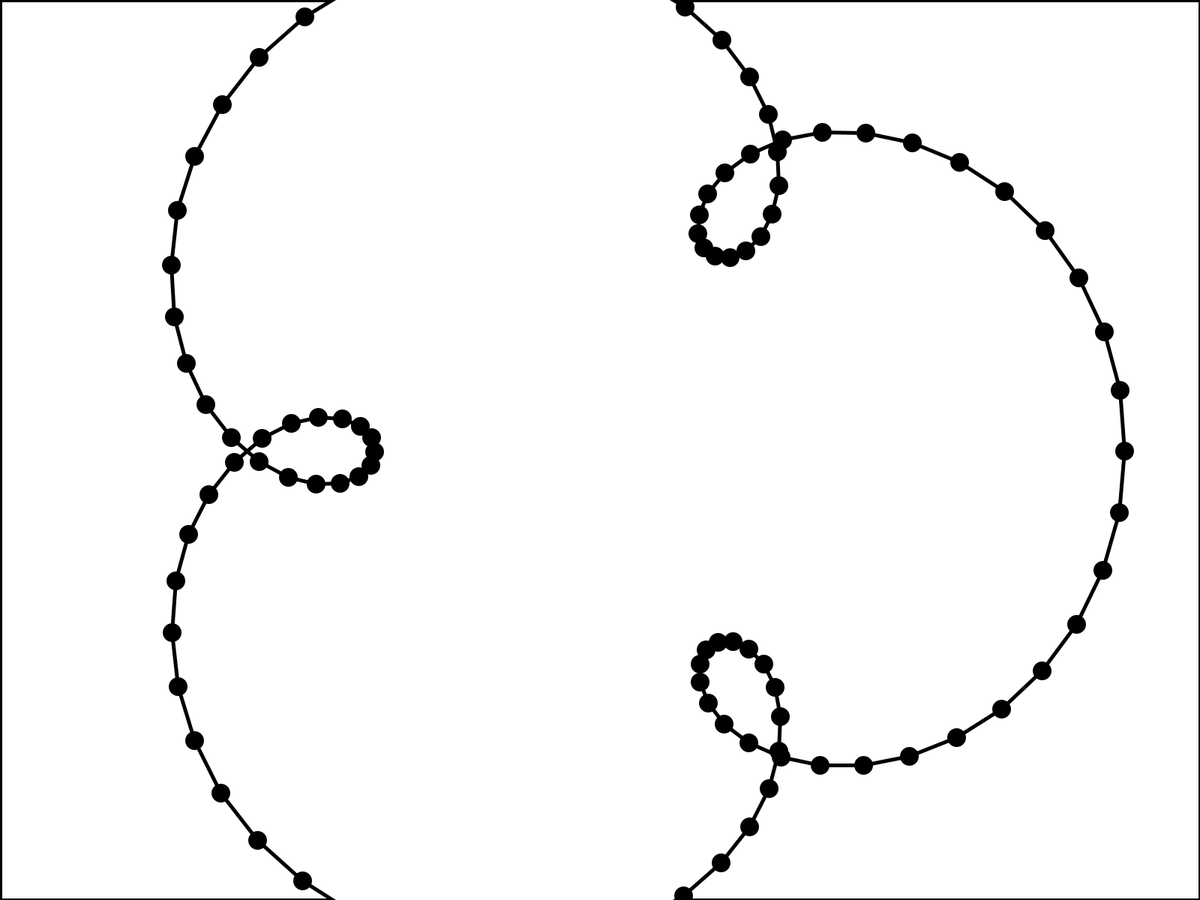
Frame 1 (no input)
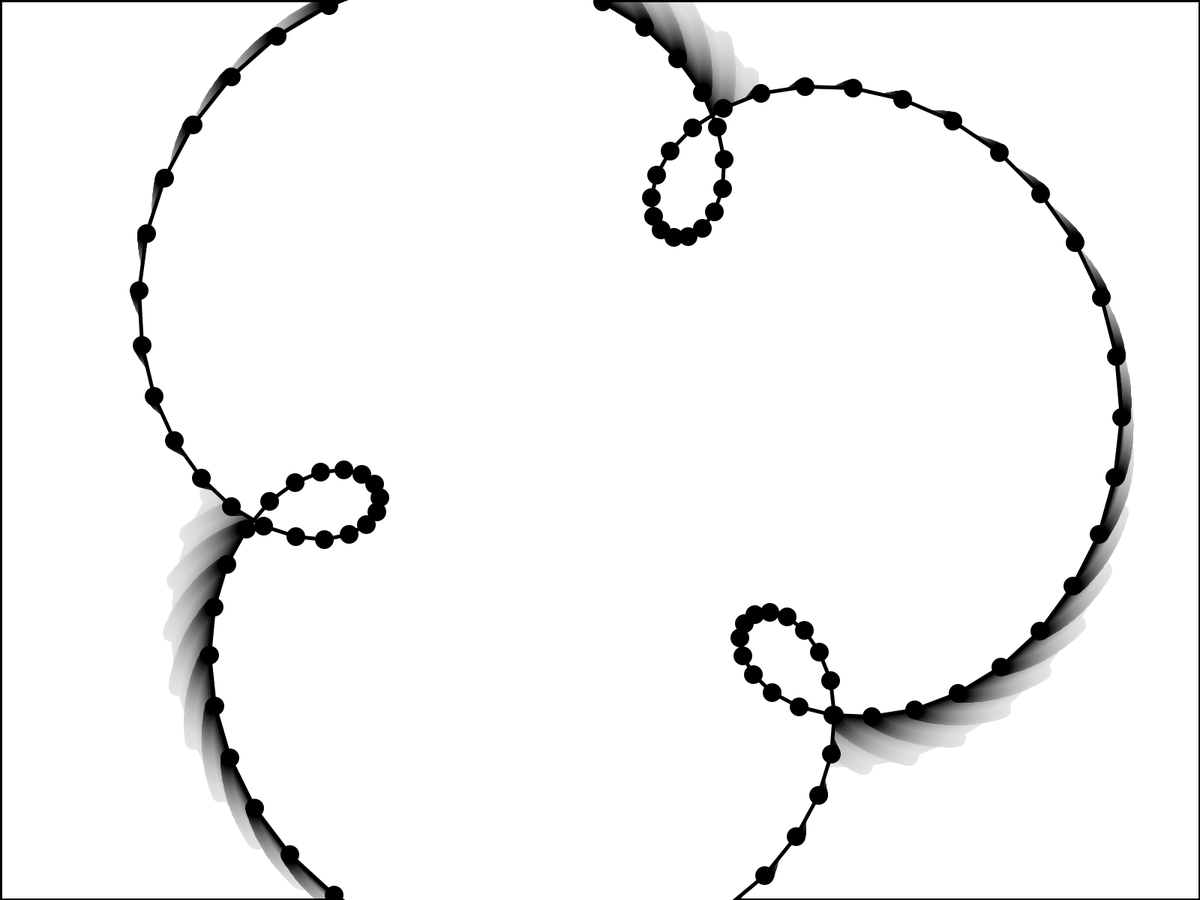
Frame 60 (the mouse pressed at the canvas centre just before this capture)
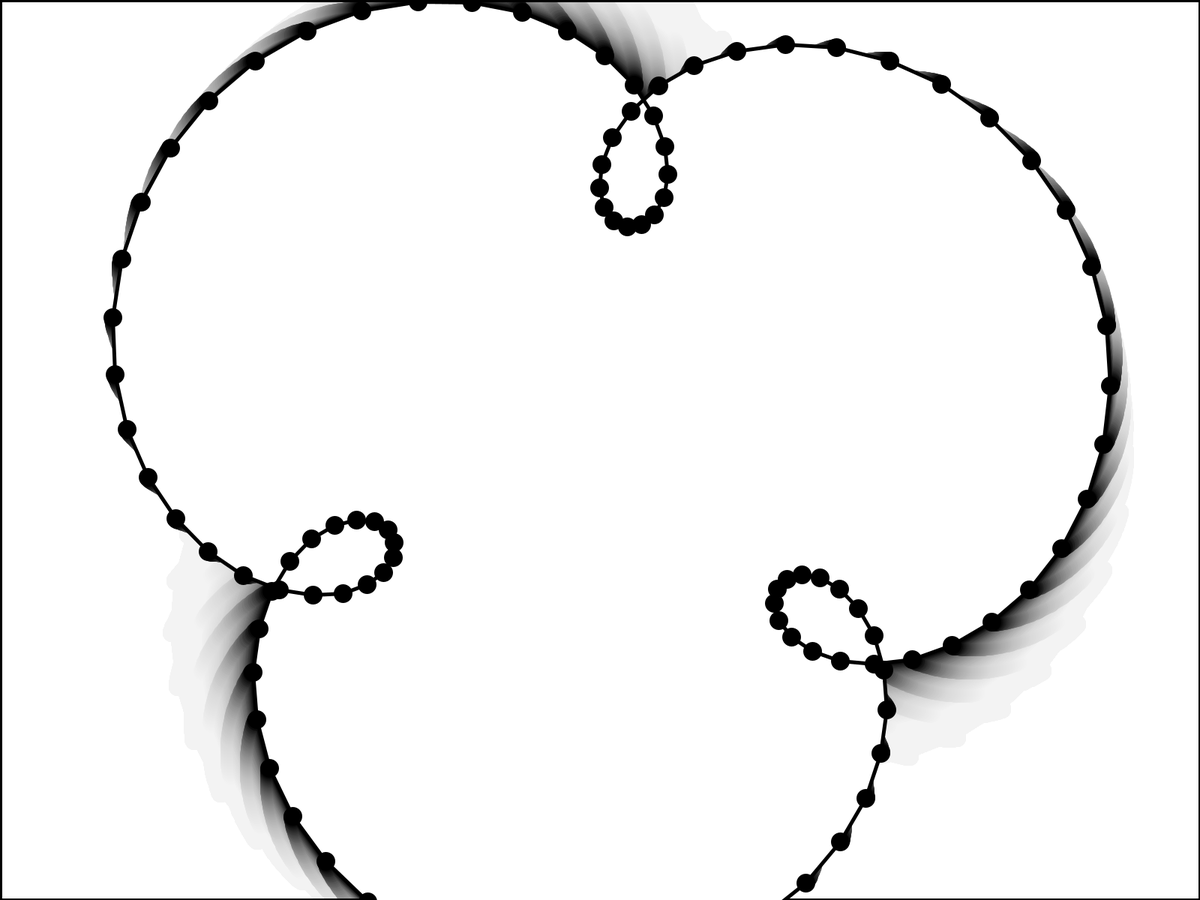
Frame 120 (the mouse held since frame 60 and released just before this capture)

The Processing sketch that drew these frames (run headless with seeded random() and noise(); from frame 60 on, the mouse is pressed at the canvas centre):

// Processing sketch: circle_circle_offset
// ── circle_circle_offset.pde
Chain chain;

void setup(){
  //size(500, 500);
  fullScreen();
  background(255);
  strokeWeight(5);
  chain = new Chain(100, 500, 200);
  
}

void draw(){
  fill(255, 10);
  rect(0, 0, width, height);
  translate(width/2, height/2);
  chain.off = (float)frameCount/100;
  fill(255);
  chain.show();
}
// ── Class.pde
class Chain{
  ArrayList<Node> nodes = new ArrayList<Node>();
  float subR;
  float off = 0;
  
  Chain(float len, float r, float subR){
    for(float i = 0; i < len; i++){
      nodes.add(new Node(cos(i/len*TWO_PI)*r, sin(i/len*TWO_PI)*r, i/len*TWO_PI*4));
    }
    this.subR = subR;
  }
  
  void show(){
    beginShape();
    for(Node node : nodes){
      vertex(node.pos.x+cos(node.off+off)*subR, node.pos.y+sin(node.off+off)*subR);
    }
    endShape(CLOSE);
    fill(0);
    for(Node node : nodes){
      ellipse(node.pos.x+cos(node.off+off)*subR, node.pos.y+sin(node.off+off)*subR, 20, 20);
    }
  }
}

class Node{
  PVector pos;
  float off;
  
  Node(float x, float y, float off){
    this.pos = new PVector(x, y);
    this.off = off;
  }
}
